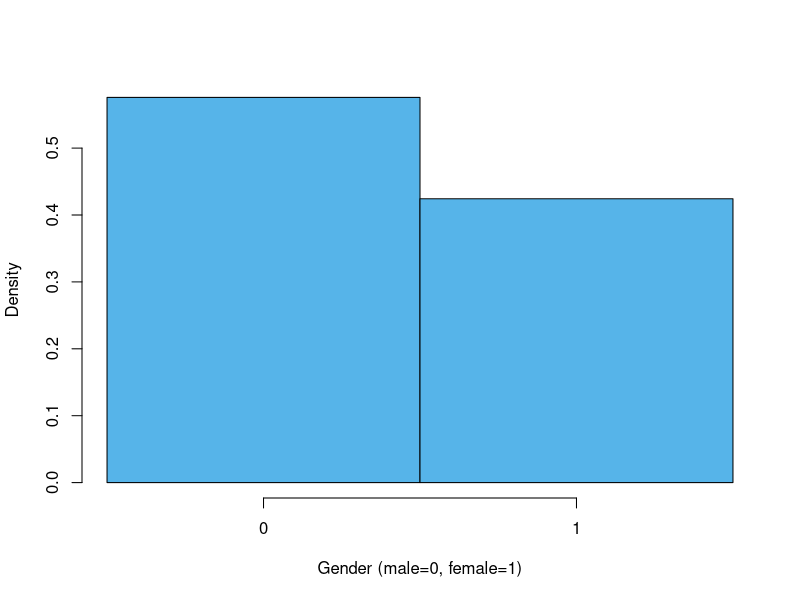
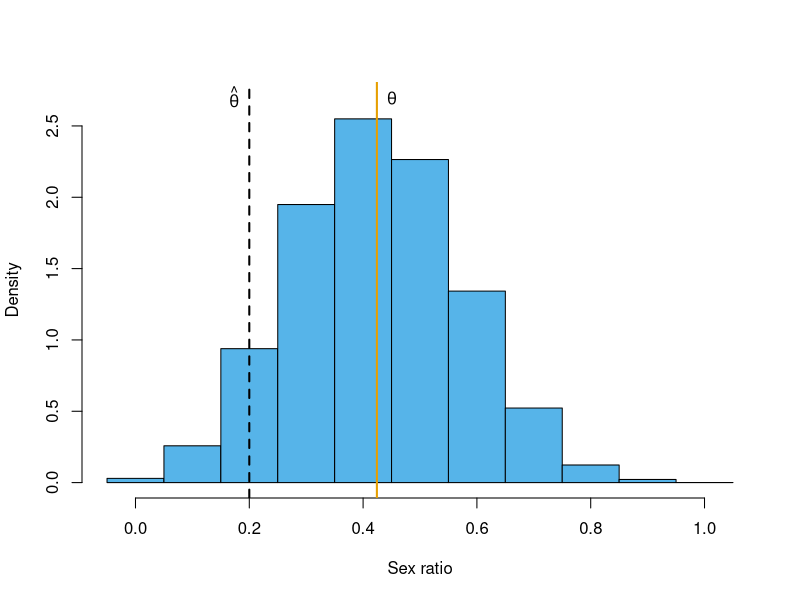
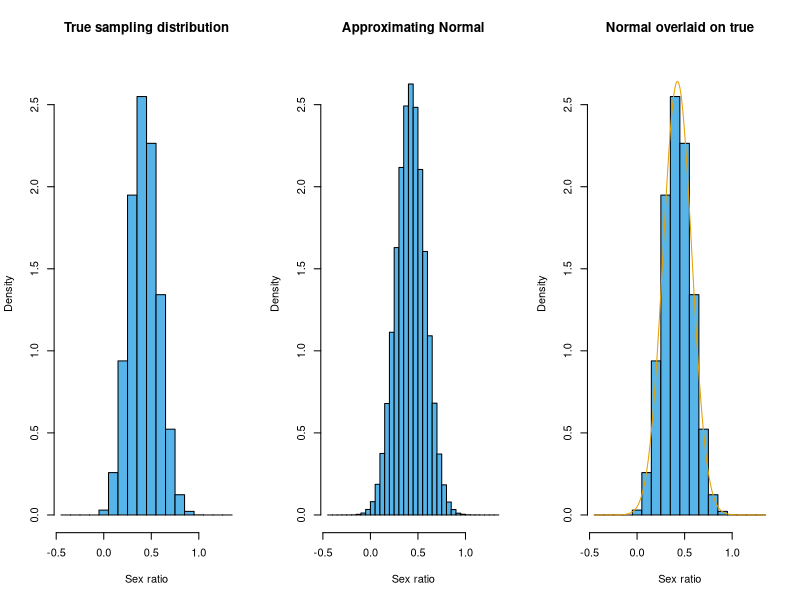
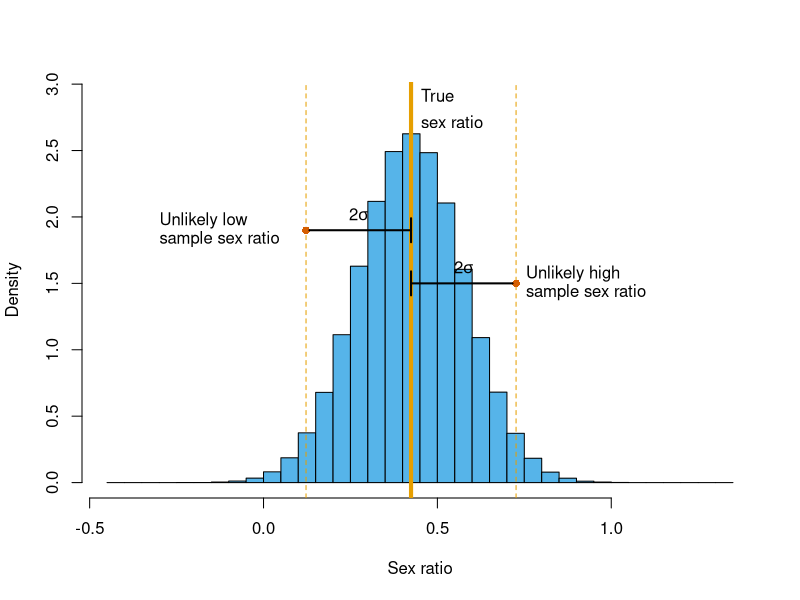
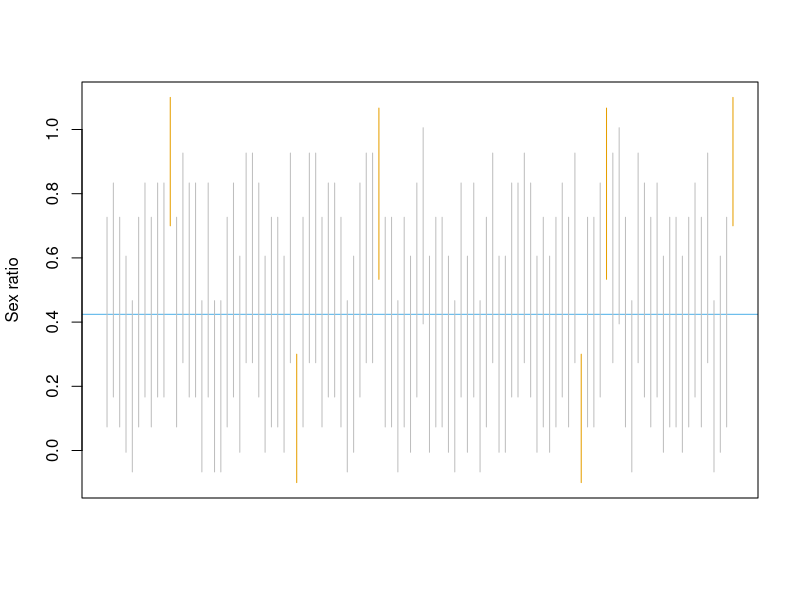

Write the R code that produced these figures, in order.
## ---- chunk 1
f <- c(1,1,1,1,1,0,0,0,0,0,0,0,0,1,1,1,0,1,1,0,1,1,0,0,0,1,1,0,0,1,1,0,1,0,0,0,0,
       1,1,1,0,1,1,0,1,1,0,0,1,1,0,0,1,1,0,0,0,0,0,0,0,0,1,0,0,1,0,0,0,1,0,0,1,1,
       0,1,0,0,0,1,0,0,0,1,0,0,1,0,0,1,1,0,1,1,0,1,1,0,0,0,0,0,0,0,0,1,0,1,1,1,0,
       1,0,1,0,0,0,0,0,0,1,1,0,0,0,1,1,1,1,0,0,1)

## ---- chunk 2
n_pop <- length(f)
n_pop
## ---- chunk 3
sr_pop <- sum(f)/n_pop #equivalently mean(f)
sr_pop
## ---- chunk 4
hist(f,breaks=seq(-0.5,1.5,1),xlab="Gender (male=0, female=1)",
     main=NA,col="#56B4E9",xaxt="none",freq=FALSE)
axis(1,at=0:1)
## ---- chunk 5
set.seed(470) #so this example is reproducible
data <- sample(f,10)
data
sr_sample <- mean(data)
sr_sample
## ---- chunk 6
choose(132,10)
## ---- chunk 7
reps <- 100000
sr_imagine_samples <- rep(NA,reps) #to hold sex ratio from imagined samples
for ( i in 1:reps ) {
    imagine_sample <- sample(f,10) #randomly sample 10 birds from true population
    sr_imagine_samples[i] <- mean(imagine_sample) #keep sex ratio from sample
}
## ---- chunk 8
hist(sr_imagine_samples,breaks=seq(-0.05,1.05,0.1),col="#56B4E9",freq=FALSE,
     xlab="Sex ratio", main=NA, ylim=c(0,2.7))
abline(v=sr_pop,col="#E69F00",lwd=2)
abline(v=sr_sample,lwd=2,lty=2)
text(sr_pop,2.68,expression(italic(theta)),pos=4)
text(sr_sample,2.68,expression(hat(italic(theta))),pos=2)
## ---- chunk 9
mean(sr_imagine_samples)
## ---- chunk 10
par(mfrow=c(1,3))
hist(sr_imagine_samples,breaks=seq(-0.45,1.35,0.1),col="#56B4E9",freq=FALSE,
     xlab="Sex ratio",ylim=c(0,2.7),main="True sampling distribution")
sd_samp <- sd(sr_imagine_samples) #standard deviation of the true sampling distribution 
sr_normal_samples <- rnorm(1e6,sr_pop,sd_samp)
hist(sr_normal_samples,breaks=seq(-0.45,1.35,0.05),col="#56B4E9",freq=FALSE,
     xlab="Sex ratio",ylim=c(0,2.7),main="Approximating Normal")
hist(sr_imagine_samples,breaks=seq(-0.45,1.35,0.1),col="#56B4E9",freq=FALSE,
xlab="Sex ratio",ylim=c(0,2.7),main="Normal overlaid on true")
lines(seq(-0.45,1.35,0.01),dnorm(seq(-0.45,1.35,0.01),mean=sr_pop,sd=sd_samp),col="#E69F00")
## ---- chunk 11
par(mfrow=c(1,1))
hist(sr_normal_samples,breaks=seq(-0.45,1.35,0.05),col="#56B4E9",freq=FALSE,
     xlab="Sex ratio",ylim=c(0,2.9),main=NA)
abline(v=sr_pop,col="#E69F00",lwd=4)
text(sr_pop,2.9,"True",pos=4)
text(sr_pop,2.7,"sex ratio",pos=4)
abline(v=sr_pop+2*sd_samp,col="#E69F00",lty=2)
abline(v=sr_pop-2*sd_samp,col="#E69F00",lty=2)

#upper unusual value
points(sr_pop + 2*sd_samp,1.5,col="#D55E00",pch=16)
arrows(sr_pop,1.5,sr_pop + 2*sd_samp - 0.01,1.5,code=1,angle=90,length=0.12,lwd=2)
text(sr_pop+sd_samp,1.5,expression(2*sigma),pos=3)
text(sr_pop + 2*sd_samp,1.57,"Unlikely high",pos=4)
text(sr_pop + 2*sd_samp,1.43,"sample sex ratio",pos=4)

#lower unusual  value
points(sr_pop - 2*sd_samp,1.9,col="#D55E00",pch=16)
arrows(sr_pop,1.9,sr_pop - 2*sd_samp + 0.01,1.9,code=1,angle=90,length=0.12,lwd=2)
text(sr_pop-sd_samp,1.9,expression(2*sigma),pos=3)
text(sr_pop - 2*sd_samp - 0.45,1.97,"Unlikely low",pos=4)
text(sr_pop - 2*sd_samp - 0.45,1.83,"sample sex ratio",pos=4)

## ---- chunk 12
reps <- 100000
interval <- matrix(NA,nrow=reps,ncol=2)
for ( i in 1:reps ) {
    imagine_sample <- sample(f,10) #randomly sample 10 birds from true population
    sr_sample <- mean(imagine_sample)
    se_sample <- sd(imagine_sample)/sqrt(10)
    interval[i,] <- c(sr_sample-2*se_sample,sr_sample+2*se_sample) #calculate interval
}
in_interval <- sr_pop > interval[,1] & sr_pop < interval[,2]
sum(in_interval)/reps
## ---- chunk 13
nd <- 100 #number of intervals to draw
plot(NA,NA,ylim=c(-0.1,1.1),xlim=c(1,nd),type="n",ylab="Sex ratio",xlab="",axes=FALSE)
abline(h=sr_pop,col="#56B4E9")
intcol <- ifelse(in_interval,"gray","#E69F00")
segments(1:nd,interval[1:nd,1],1:nd,interval[1:nd,2],col=intcol)
axis(2)
box()
